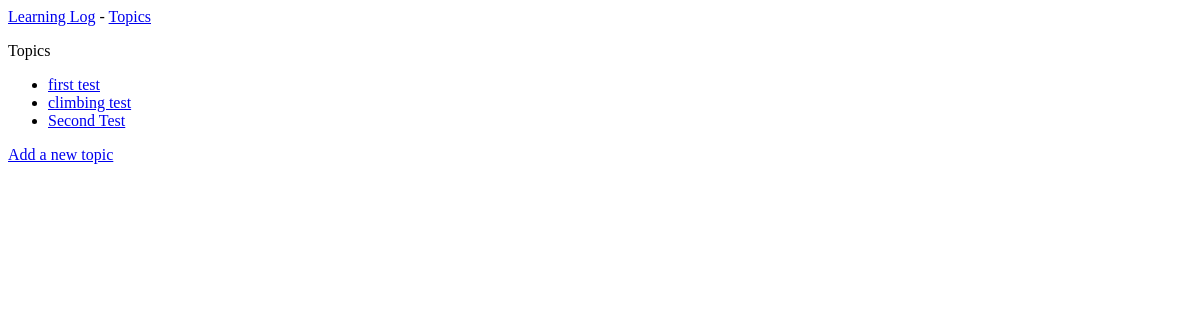
The page /topics/ on the database as committed earlier.
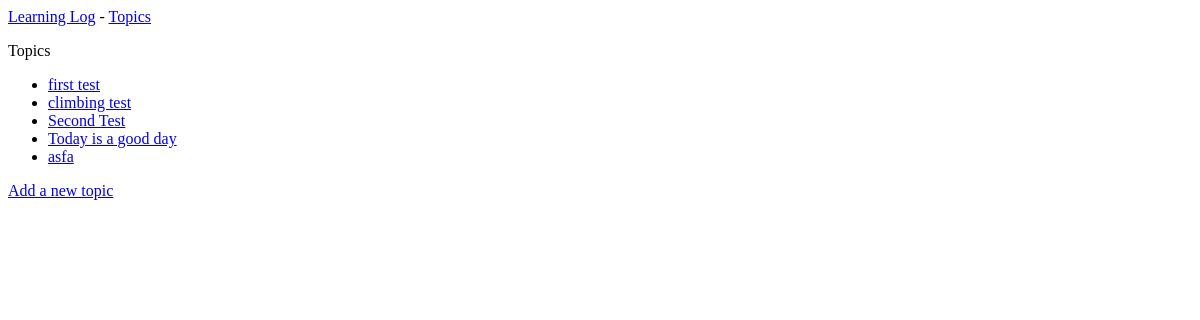
The same page on the database as committed later.
### learning_logs/models.py (models this page shows)
class Topic(models.Model):
	text = models.CharField(max_length=200)
	date_added = models.DateTimeField(auto_now_add=True)
	def __str__(self):
		return self.text

### learning_logs/views.py (the view)
# urls.py: url(r'^topics/$', views.topics, name='topics'),
def topics(request):
	topics = Topic.objects.order_by('date_added')
	context = {'topics': topics}
	return render(request, 'learning_logs/topics.html', context)

### learning_logs/templates/learning_logs/topics.html
{% extends "learning_logs/base.html" %}
{% block content %}
    <p>Topics</p>
    <ul>
        {% for topic in topics %}
          <li>
          	<a href="{% url 'learning_logs:topic' topic.id %}">{{topic}}</a>
          </li>
        {% empty %}
           <li>No topics have been added yet.</li>
        {% endfor %}
    </ul>
    <a href="{% url 'learning_logs:new_topic' %}">Add a new topic</a>
{% endblock content %}

Rows that differ between the two databases and show on the page:
added Topic: text "Today is a good day"
added Topic: text "asfa"
